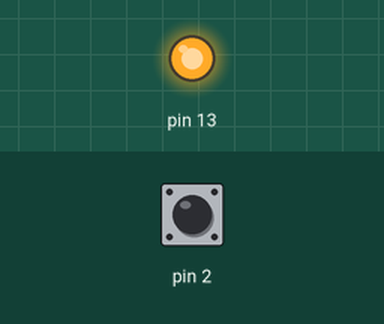
Bench run of a sketch on a simulated Arduino Uno, built with avr-gcc and run on an emulated ATmega328P. Shown: output pins drawn as LEDs (lit = HIGH). Inputs (shaded band) come from the test bench; at power-on: pin 2 HIGH. What the sketch prints to the serial monitor is not drawn.

Above: at 1.2 s.
1.3 s: pin 2 pulled LOW for 0.15 s
At 1.4 s:
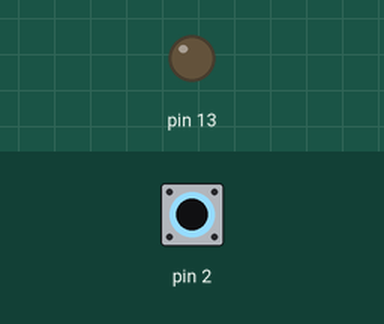
3.0 s: pin 2 pulled LOW for 1 s
At 5.0 s:
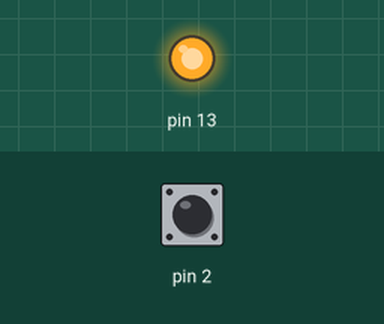
5.5 s: pin 2 pulled LOW for 3.2 s
At 6.1 s:
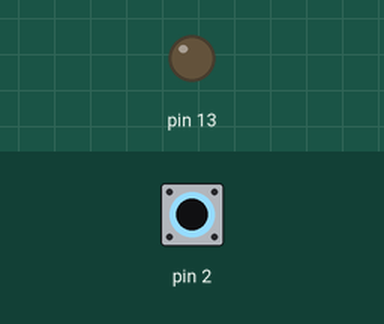
Timing chart, 0 to 10.2 s (numbered marks = the images above; inputs shaded):
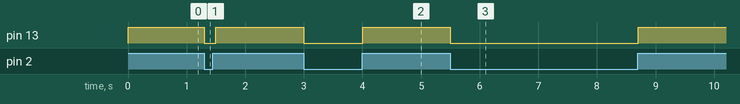

Measured:
- after the input at 1.3 s, pin 13: HIGH → LOW at once, → HIGH 0.20 s later
- after the input at 3.0 s, pin 13: HIGH → LOW at once, → HIGH 1.0 s later
- after the input at 5.5 s, pin 13: HIGH → LOW at once, → HIGH 3.2 s later

The sketch:

GarageDoorSensor.ino
```cpp
// Garage Door Open/Closed Sensor
// ------------------------------
// The lever switch is configured such that it's closed
// (lets current through) when the door is closed.
// Since we're using the built-in PULLUP resistor,
// this state is reversed, meaning we see the pin
// go to HIGH when the switch opens.

// Only send a value when the "open state" changes.
boolean _doorIsOpen = false;

void setup() {
  //start serial connection
  Serial.begin(19200);
  //configure pin2 as an input and enable the internal pull-up resistor
  pinMode(2, INPUT_PULLUP);
  pinMode(13, OUTPUT);
  // Read initial state
  int sensorVal = digitalRead(2);
  setState(sensorVal == HIGH);
}

void loop() {
  int sensorVal = digitalRead(2);

  if (sensorVal == HIGH && !_doorIsOpen) {
    setState(true);
  }
  else if (sensorVal == LOW && _doorIsOpen) {
    setState(false);
  }

  delay(100);
}

void setState(boolean openState) {
  _doorIsOpen = openState;
  Serial.write(openState ? 1 : 0);
  digitalWrite(13, openState ? HIGH : LOW);
}
```
